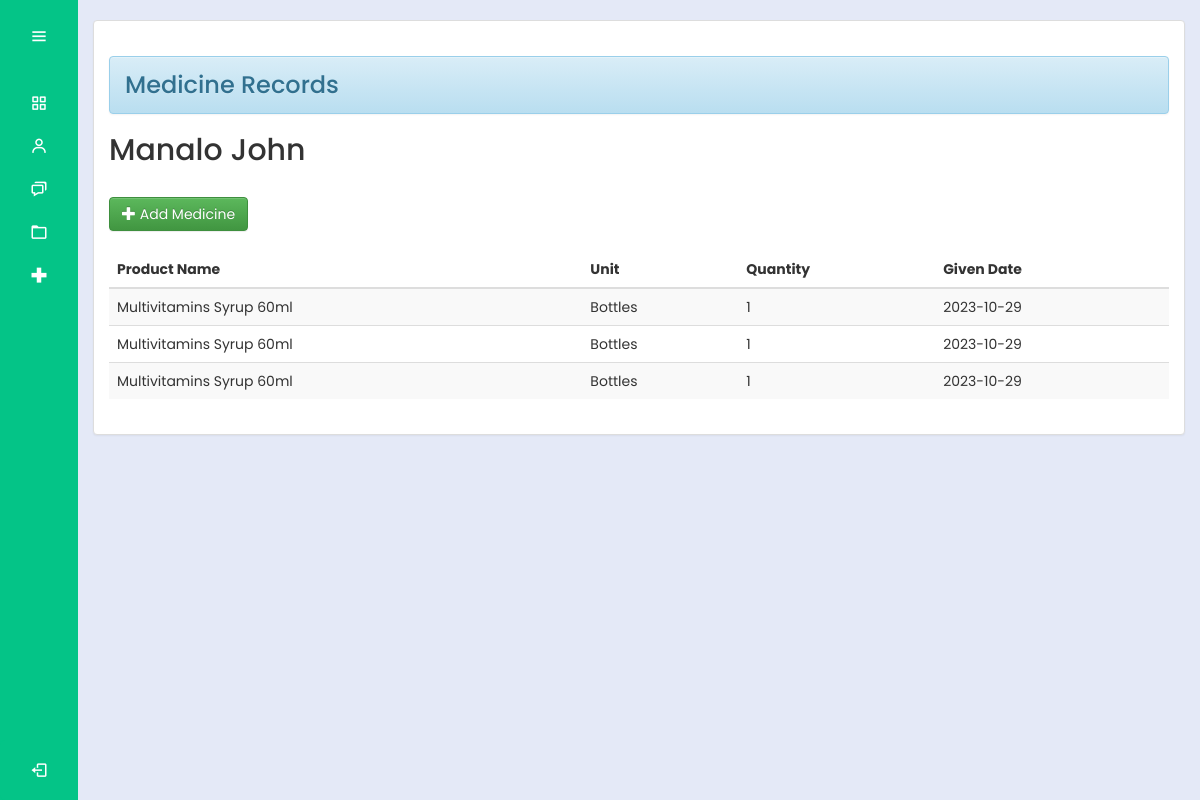
The app's page /bhw/resident_med.php?residentId=312 (signed in) with its own data.
### tables this page shows
CREATE TABLE `residentrecords` (
  `residentId` int(30) NOT NULL,
  `productId` int(30) NOT NULL,
  `lastName` varchar(200) NOT NULL,
  `firstName` varchar(200) NOT NULL,
  `middleName` varchar(200) NOT NULL,
  `dateBirth` date NOT NULL,
  `age` int(10) NOT NULL,
  `sex` varchar(10) NOT NULL,
  `civilStatus` varchar(20) NOT NULL,
  `address` varchar(100) NOT NULL,
  `contactNumber` varchar(11) NOT NULL
);

CREATE TABLE `request_medicine` (
  `req_med_Id` int(11) NOT NULL,
  `residentId` varchar(100) NOT NULL,
  `lastName` varchar(200) NOT NULL,
  `firstName` varchar(200) NOT NULL,
  `middleName` varchar(200) NOT NULL,
  `productId` varchar(100) NOT NULL,
  `productName` varchar(200) NOT NULL,
  `unit` varchar(100) NOT NULL,
  `quantity_req` int(100) NOT NULL,
  `givenDate` date NOT NULL
);

### bhw/resident_med.php (the view, shortened to what this page needs)
<?php
@include "../connection/connect.php";
if(isset($_SESSION['user_data'])){
?>
<!DOCTYPE html>
<html lang="en">
<head>
  <link rel="stylesheet" href="../cssmainmenu/style.css">
  <link href='https://unpkg.com/boxicons@2.1.4/css/boxicons.min.css' rel='stylesheet'>
  <link rel = "stylesheet" type = "text/css" href = "../css/bootstrap.css " />
  <link rel = "stylesheet" type = "text/css" href = "../css/style.css" />
  <link rel="stylesheet" href="https://maxcdn.bootstrapcdn.com/bootstrap/3.3.5/css/bootstrap.min.css">
  <link rel="stylesheet" href="https://maxcdn.bootstrapcdn.com/bootstrap/3.3.5/css/bootstrap-theme.min.css">
<link rel="stylesheet" href="https://maxcdn.bootstrapcdn.com/bootstrap/3.3.5/css/bootstrap-theme.min.css">
</head>
<body>
<?php try {
    include_once('side_menu.php');
} catch (Exception $e) {
    echo "Error: " . $e->getMessage();
}
 ?>
  <section class="home-section">
   <br>
				<div class="container-fluid">
		<div class="panel panel-default">
			<div class="panel-body">
				<h3><div class="alert alert-info">Medicine Records</div></h3>
        <div>
                  <?php
                if (isset($_GET['residentId'])) {
                      $desiredResidentId = $_GET['residentId'];
                      $query = $mysqli->query("SELECT * FROM residentrecords WHERE residentId = '$desiredResidentId'");
                      while ($fetch = $query->fetch_assoc()) {
                        echo '<h2>' .  $fetch['lastName'] . ' ' . $fetch['firstName'] . ' ' . $fetch['middleName']. '</h2>';
                    }
                  } else {
                    echo '<tr><td colspan="3">Resident ID not provided in the URL.</td></tr>';
                }
                ?>
              </div>
              <br />
                <?php
                    if (isset($_GET['residentId'])) {
                        $residentId = $_GET['residentId'];
                        echo '<a class="btn btn-success" href="add_med_res.php?residentId=' . $residentId . '"><i class="glyphicon glyphicon-plus"></i> Add Medicine</a>';
                    } else {
                        echo '<p>Resident ID not provided.</p>';
                    }
                  ?>
                  <br /><br />
                  <table id="table" class="table table-striped table-hover">
                    <thead>
                      <tr>
                        <th>Product Name</th>
                        <th>Unit</th>
                        <th>Quantity</th>
                        <th>Given Date</th>
                      </tr>
                    </thead>
                <tbody>
              <?php
              if (isset($_GET['residentId'])) {
                  $desiredResidentId = $_GET['residentId'];
                  $query = $mysqli->query("SELECT * FROM request_medicine WHERE residentId = '$desiredResidentId' ORDER BY givenDate DESC");
                  if ($query->num_rows > 0) {
                    while ($fetch = $query->fetch_assoc()) {
                        echo '<tr>';
                        echo '<td>' . $fetch['productName'];
                        echo '</td>';
                        echo '<td>' . $fetch['unit'] . '</td>';
                        echo '<td>' . $fetch['quantity_req'] . '</td>';
                        echo '<td>' . $fetch['givenDate'] . '</td>';
                        echo '</tr>';
                    }
                  }
              } else {
                  echo '<tr><td colspan="3">Resident ID not provided in the URL.</td></tr>';
              }
              ?>
              </tbody>
          </table>
        </div>
      </div>
    </div>
  </section>
</body>
</html>
<?php
}
else{
	header("Location:.././index.php?error=UnAuthorized Access");
}

### cssmainmenu/style.css (style rules this page uses)
:root { --color-default: #04c487; --color-second:#04c487; --color-white:#fff; --color-body:#e4e9f7; --color-light:#e0e0e0; }
* { padding: 0%; margin: 0%; box-sizing: border-box; font-family: 'Poppins', sans-serif; }
body { min-height: 100vh; }
.home-section { position: relative; background-color: var(--color-body); min-height: 100vh; top:0; left:78px; width: calc(100% - 78px); transition: all .5s ease; z-index: 2; }

### css/style.css (style rules this page uses)
body { font-family: Arial, sans-serif; }

### records on screen
residentrecords: lastName "Manalo", firstName "John"
request_medicine: productName "Multivitamins Syrup 60ml", unit "Bottles", quantity_req "1", givenDate "2023-10-29"
request_medicine: productName "Multivitamins Syrup 60ml", unit "Bottles", quantity_req "1", givenDate "2023-10-29"
request_medicine: productName "Multivitamins Syrup 60ml", unit "Bottles", quantity_req "1", givenDate "2023-10-29"
